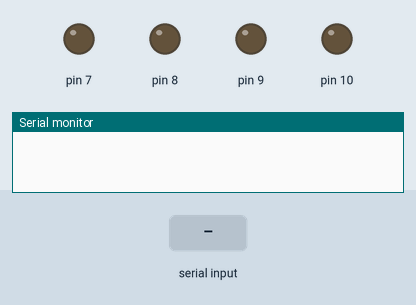
Simulated run of this sketch. Board: Arduino Uno, built with avr-gcc and run on an emulated ATmega328P. Shown: output pins drawn as LEDs (lit = HIGH), the last lines printed to the serial monitor. The test bench sets the inputs (shaded band).

Above: at 1.2 s.
1.3 s: "f" received over Serial
At 2.5 s:
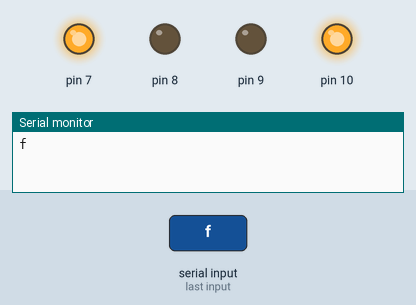
2.8 s: "b" received over Serial
At 3.8 s:
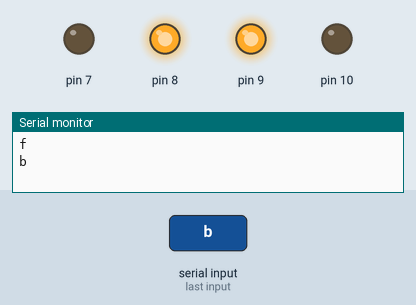
4.3 s: "r" received over Serial
At 4.9 s:
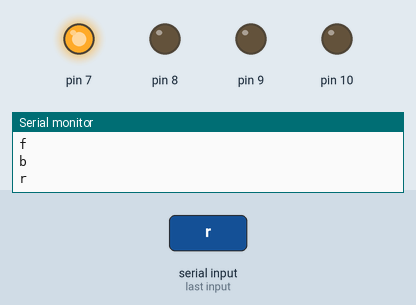
7.3 s: "l" received over Serial
At 8.4 s:
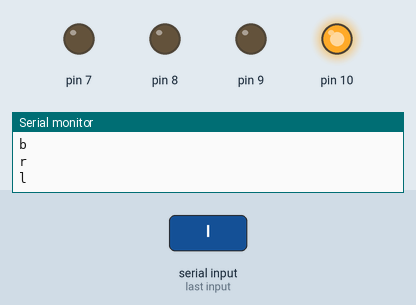
Timing chart, 0 to 11.0 s (numbered marks = the images above; inputs shaded):
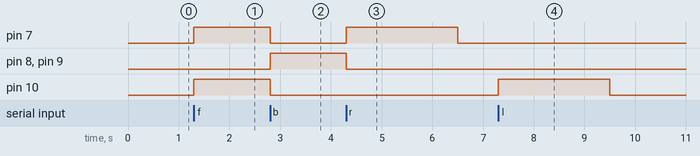

The sketch:

car_code.ino
```cpp
void setup() {
  // put your setup code here, to run once:
Serial.begin(9600);
pinMode(7,OUTPUT);
pinMode(8,OUTPUT);
pinMode(9,OUTPUT);
pinMode(10,OUTPUT);
digitalWrite(13,LOW);
}

void loop() {
  // put your main code here, to run repeatedly:
if(Serial.available()>0){
char  input = Serial.read();
Serial.println(input);
  if(input=='f'){// forwar
    digitalWrite(7,HIGH);
    digitalWrite(8,LOW);
    digitalWrite(9,LOW);
    digitalWrite(10,HIGH);
    }
   else if(input == 's'){//stop
    digitalWrite(7,LOW);
    digitalWrite(8,LOW);
    digitalWrite(9,LOW);
    digitalWrite(10,LOW);
   }
   else if(input == 'b'){//back
    digitalWrite(7,LOW);
    digitalWrite(8,HIGH);
    digitalWrite(9,HIGH);
    digitalWrite(10,LOW);
   }
   else if (input =='r'){//turn right
    digitalWrite (7, HIGH);
    digitalWrite (8, LOW);
    digitalWrite (9, LOW);
    digitalWrite (10, LOW);
    delay (2200);
    digitalWrite(7, LOW);
    digitalWrite (8, LOW);
    digitalWrite(9,LOW);
    digitalWrite(10,LOW);
    }
    else if(input == 'l'){//turn left
    digitalWrite (7, LOW);
    digitalWrite (8, LOW);
    digitalWrite (9, LOW);
    digitalWrite (10, HIGH);
    delay (2200);
    digitalWrite(7, LOW);
    digitalWrite (8, LOW);
    digitalWrite(9,LOW);
    digitalWrite(10,LOW);
      }
      else if (input=='g'){ //rotate clockwise
    digitalWrite (7, HIGH);
    digitalWrite (8, LOW);
    digitalWrite (9, LOW);
    digitalWrite (10, LOW);
    delay (3000);
        }
      else{
    delay(2000);
    }
   }
  }
```

Measured:
- after the input at 1.3 s, pin 7, pin 10: LOW → HIGH at once
- after the input at 2.8 s, pin 7, pin 10: HIGH → LOW at once; pin 8, pin 9: LOW → HIGH at once
- after the input at 4.3 s, pin 7: LOW → HIGH at once, → LOW 2.2 s later; pin 8, pin 9: HIGH → LOW at once
- after the input at 7.3 s, pin 10: LOW → HIGH at once, → LOW 2.2 s later
